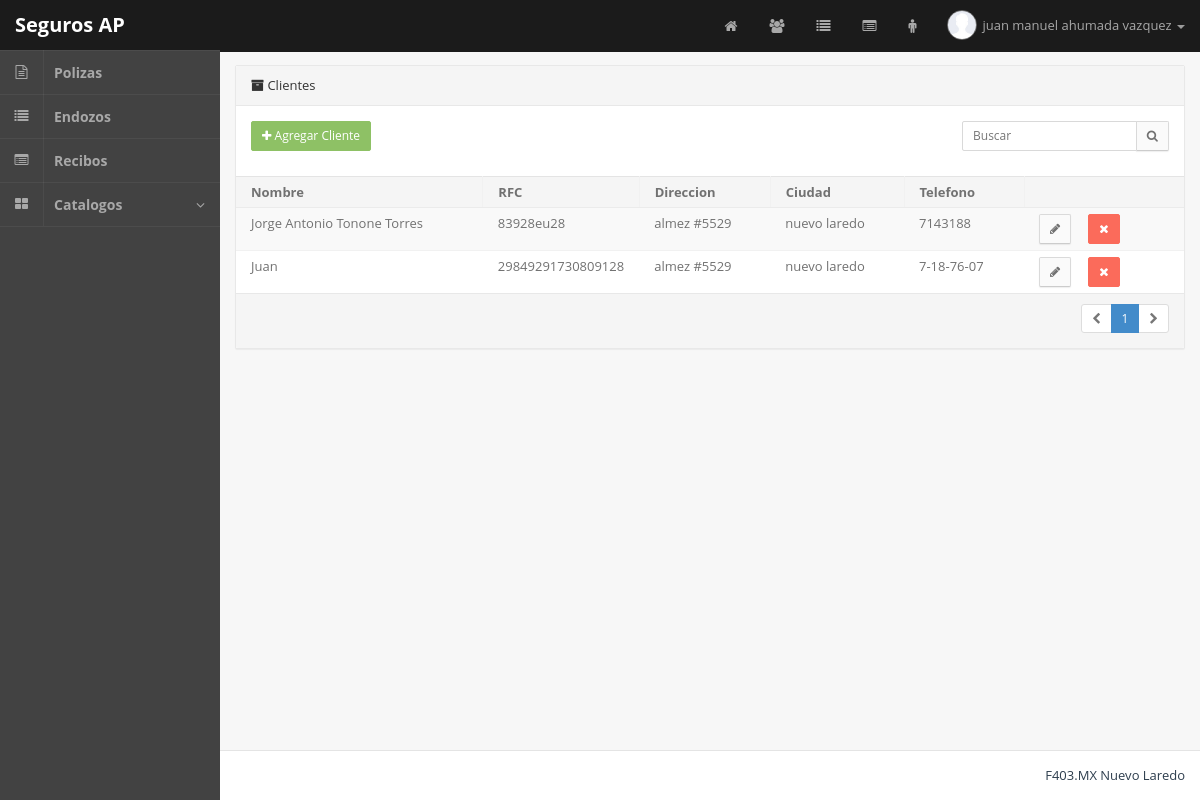
The app's page /admin.php?m=clientes (signed in) with its own data.
### tables this page shows
CREATE TABLE IF NOT EXISTS `clientes` (
  `idclientes` int(11) NOT NULL,
  `nombre` varchar(45) DEFAULT NULL,
  `rfc` varchar(45) DEFAULT NULL,
  `telefono` varchar(45) DEFAULT NULL,
  `email` varchar(45) DEFAULT NULL,
  `direccion` varchar(45) DEFAULT NULL,
  `cp` varchar(45) DEFAULT NULL,
  `ciudad` varchar(45) DEFAULT NULL,
  `estado` varchar(45) DEFAULT NULL,
  `colonia` varchar(45) DEFAULT NULL,
  `fecha` date DEFAULT NULL
);

### php/clientes.php (the view, shortened to what this page needs)
<section class="panel panel-default pos-rlt clearfix">
	<header class="panel-heading"> <i class="fa fa-archive"></i> Clientes </header>
	<div class="row wrapper">
		<div class="col-sm-2 m-b-sm">
			<a href="admin.php?m=clientesAgregar" class="pull-left btn btn-sm btn-success"><i class="fa fa-plus icon"></i>  Agregar Cliente </a>
		</div>
		<div class="col-sm-7"></div>
		<div class="col-sm-3">
			<div class="input-group">
				<input type="text" class="input-sm form-control" placeholder="Buscar"> <span class="input-group-btn"> <button class="btn btn-sm btn-default" type="button"> <i class="fa fa-search"></i> </button> </span>
			</div>
		</div>
	</div>
	<div class="table-responsive">
		<table class="table table-striped b-t b-light">
			<thead>
				<tr>
					<th>Nombre</th>
					<th width="120">RFC</th>
					<th>Direccion</th>
					<th>Ciudad</th>
					<th width="120">Telefono</th>
					<th width="160"></th>
				</tr>
			</thead>
			<tbody>
<?php
			if ( isset($_GET['buscar']) ){
				$buscar = mysql_real_escape_string($_GET['buscar']);
				$consulta  = "SELECT * FROM clientes WHERE
					(nombre LIKE '%".$buscar."%' OR
						email LIKE '%".$buscar."%' OR
						telefono LIKE '%".$buscar."%' OR
						direccion LIKE '%".$buscar."%' OR
						colonia LIKE '%".$buscar."%' OR
						cp LIKE '%".$buscar."%' OR
						ciudad LIKE '%".$buscar."%' OR
						estado LIKE '%".$buscar."%' OR
						rfc LIKE '%".$buscar."%')
					ORDER BY nombre ASC";
					$url = "admin.php?m=clientes&buscar=".$buscar;
			} else {
				$consulta  = "SELECT * FROM clientes ORDER BY nombre ASC";
				$url = "admin.php?m=clientes";
			}
$rows_per_page = 20;
if(isset($_GET['pag']))
	$page = mysql_real_escape_string($_GET['pag']);
else if (@$_GET['pag'] == "0")
	$page = 1;
else
	$page = 1;
$num_rows 		= mysql_num_rows(mysql_query($consulta));
$lastpage		= ceil($num_rows / $rows_per_page);
$page     = (int)$page;
$limit 		= 'LIMIT '. ($page -1) * $rows_per_page . ',' .$rows_per_page;
$consulta  .=" $limit";
$consulta = mysql_query($consulta);
			while($q = mysql_fetch_object($consulta)){
?>
				<tr>
					<td><?php echo $q->nombre; ?></td>
					<td><?php echo $q->rfc; ?></td>
					<td><?php echo $q->direccion; ?></td>
					<td><?php echo $q->ciudad; ?></td>
					<td><?php echo $q->telefono; ?></td>
					<td>
						<a href="admin.php?m=clientesEditar&id=<?php echo $q->idclientes; ?>" class="btn btn-sm btn-default"> <i class="fa fa-pencil"></i> </a> &nbsp;&nbsp;&nbsp;
						<a href="admin.php?m=clientes&del=<?php echo $q->idclientes; ?>" class="btn btn-sm btn-danger"> <i class="fa fa-times"></i> </a>
					</td>
				</tr>
<?php
			}
?>
			</tbody>
		</table>
	</div>
		<footer class="panel-footer">
		<div class="row">
			<div class="col-sm-12 text-right text-center-xs">
				<ul class="pagination pagination-sm m-t-none m-b-none">
<?php
	if($num_rows != 0){
		$nextpage = $page + 1;
		if ($page == 1) {
			echo '<li class="disabled"><a href="#"><i class="fa fa-chevron-left"></i></a></li>';
			echo '<li class="active"><a href="">1</a></li>';
			if($lastpage >$page ){
				echo '<li><a href="'.$url.'&pag='.$nextpage.'"><i class="fa fa-chevron-right"></i></a></li>';
			}else{
				echo '<li class="disabled"><a href="#"><i class="fa fa-chevron-right"></i></a></li>';
			}
		}
	}
?>
				</ul>
			</div>
		</div>
	</footer>
</section>

### records on screen
clientes: nombre "Jorge Antonio Tonone Torres", rfc "83928eu28", direccion "almez #5529", ciudad "nuevo laredo", telefono "7143188"
clientes: nombre "Juan", rfc "29849291730809128", direccion "almez #5529", ciudad "nuevo laredo", telefono "7-18-76-07"

### other values on screen
$_SESSION['userNm'] "juan manuel ahumada vazquez"
